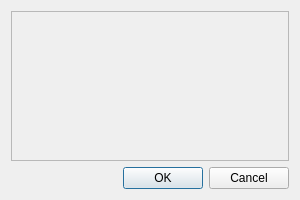
<?xml version="1.0" encoding="UTF-8"?>
<ui version="4.0">
 <class>CNetworkDetailsDialog</class>
 <widget class="QDialog" name="CNetworkDetailsDialog">
  <property name="geometry">
   <rect>
    <x>0</x>
    <y>0</y>
    <width>300</width>
    <height>200</height>
   </rect>
  </property>
  <property name="minimumSize">
   <size>
    <width>300</width>
    <height>200</height>
   </size>
  </property>
  <property name="windowTitle">
   <string>Network details</string>
  </property>
  <layout class="QVBoxLayout" name="verticalLayout">
   <item>
    <widget class="BlackGui::Components::CNetworkDetailsComponent" name="comp_NetworkDetails">
     <property name="frameShape">
      <enum>QFrame::StyledPanel</enum>
     </property>
     <property name="frameShadow">
      <enum>QFrame::Raised</enum>
     </property>
    </widget>
   </item>
   <item>
    <widget class="QDialogButtonBox" name="bb_NetworkDetailsDialog">
     <property name="orientation">
      <enum>Qt::Horizontal</enum>
     </property>
     <property name="standardButtons">
      <set>QDialogButtonBox::Cancel|QDialogButtonBox::Ok</set>
     </property>
    </widget>
   </item>
  </layout>
 </widget>
 <customwidgets>
  <customwidget>
   <class>BlackGui::Components::CNetworkDetailsComponent</class>
   <extends>QFrame</extends>
   <header>blackgui/components/networkdetailscomponent.h</header>
   <container>1</container>
  </customwidget>
 </customwidgets>
 <resources/>
 <connections>
  <connection>
   <sender>bb_NetworkDetailsDialog</sender>
   <signal>accepted()</signal>
   <receiver>CNetworkDetailsDialog</receiver>
   <slot>accept()</slot>
   <hints>
    <hint type="sourcelabel">
     <x>248</x>
     <y>254</y>
    </hint>
    <hint type="destinationlabel">
     <x>157</x>
     <y>274</y>
    </hint>
   </hints>
  </connection>
  <connection>
   <sender>bb_NetworkDetailsDialog</sender>
   <signal>rejected()</signal>
   <receiver>CNetworkDetailsDialog</receiver>
   <slot>reject()</slot>
   <hints>
    <hint type="sourcelabel">
     <x>316</x>
     <y>260</y>
    </hint>
    <hint type="destinationlabel">
     <x>286</x>
     <y>274</y>
    </hint>
   </hints>
  </connection>
 </connections>
</ui>
